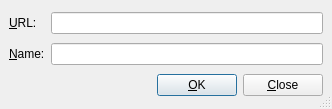
<ui version="4.0" >
 <class>HyperlinkUi</class>
 <widget class="QDialog" name="HyperlinkUi" >
  <property name="geometry" >
   <rect>
    <x>0</x>
    <y>0</y>
    <width>332</width>
    <height>109</height>
   </rect>
  </property>
  <property name="windowTitle" >
   <string/>
  </property>
  <property name="sizeGripEnabled" >
   <bool>true</bool>
  </property>
  <layout class="QGridLayout" >
   <property name="margin" >
    <number>9</number>
   </property>
   <property name="spacing" >
    <number>6</number>
   </property>
   <item row="0" column="0" >
    <widget class="QLabel" name="urlLA" >
     <property name="toolTip" >
      <string>URL</string>
     </property>
     <property name="text" >
      <string>&amp;URL:</string>
     </property>
     <property name="buddy" >
      <cstring>urlED</cstring>
     </property>
    </widget>
   </item>
   <item row="1" column="0" >
    <widget class="QLabel" name="nameLA" >
     <property name="toolTip" >
      <string>Name associated with the URL</string>
     </property>
     <property name="text" >
      <string>&amp;Name:</string>
     </property>
     <property name="buddy" >
      <cstring>nameED</cstring>
     </property>
    </widget>
   </item>
   <item row="1" column="1" >
    <widget class="QLineEdit" name="nameED" >
     <property name="toolTip" >
      <string>Name associated with the URL</string>
     </property>
    </widget>
   </item>
   <item row="0" column="1" >
    <widget class="QLineEdit" name="urlED" >
     <property name="toolTip" >
      <string>URL</string>
     </property>
    </widget>
   </item>
   <item row="2" column="0" colspan="2" >
    <layout class="QHBoxLayout" >
     <property name="margin" >
      <number>0</number>
     </property>
     <property name="spacing" >
      <number>6</number>
     </property>
     <item>
      <spacer>
       <property name="orientation" >
        <enum>Qt::Horizontal</enum>
       </property>
       <property name="sizeType" >
        <enum>QSizePolicy::Expanding</enum>
       </property>
       <property name="sizeHint" >
        <size>
         <width>20</width>
         <height>20</height>
        </size>
       </property>
      </spacer>
     </item>
     <item>
      <widget class="QPushButton" name="okPB" >
       <property name="text" >
        <string>&amp;OK</string>
       </property>
       <property name="default" >
        <bool>true</bool>
       </property>
      </widget>
     </item>
     <item>
      <widget class="QPushButton" name="closePB" >
       <property name="text" >
        <string>&amp;Close</string>
       </property>
      </widget>
     </item>
    </layout>
   </item>
  </layout>
 </widget>
 <tabstops>
  <tabstop>urlED</tabstop>
  <tabstop>nameED</tabstop>
  <tabstop>okPB</tabstop>
  <tabstop>closePB</tabstop>
 </tabstops>
 <includes>
  <include location="local" >qt_helpers.h</include>
 </includes>
 <resources/>
 <connections/>
</ui>
